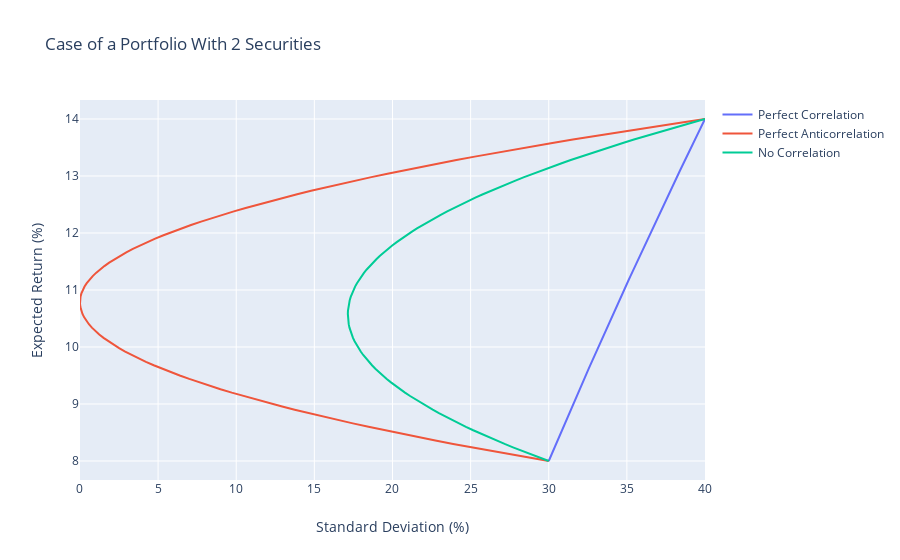

Here is the notebook cell this chart was saved with:
### Code cell
trace2 = go.Scatter(
    x = no_df['Variance P'], y = no_df['µP'], name = 'No Correlation'
)
data = [trace0, trace1, trace2]
layout = go.Layout(
    title = 'Case of a Portfolio With 2 Securities', yaxis = dict(title = 'Expected Return (%)'), 
    xaxis = dict(title = 'Standard Deviation (%)'))
fig = go.Figure(data=data, layout=layout)
plotly.offline.iplot(fig)
